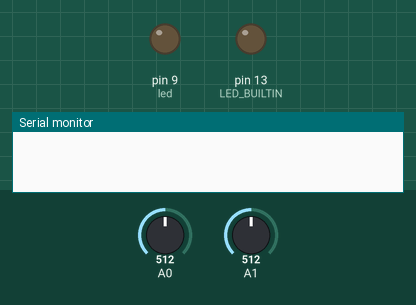
Bench run of a sketch on a simulated Arduino Uno, built with avr-gcc and run on an emulated ATmega328P. Shown: output pins drawn as LEDs (lit = HIGH), the last lines printed to the serial monitor. Inputs (shaded band) come from the test bench; at power-on: A0 = 512, A1 = 512.

Above: at 0.1 s.
At 19.1 s:
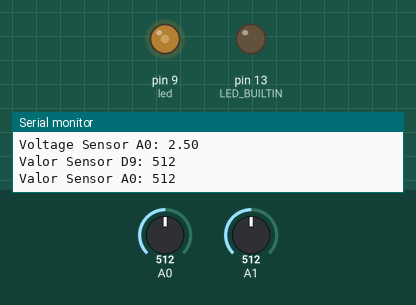
At 38.2 s:
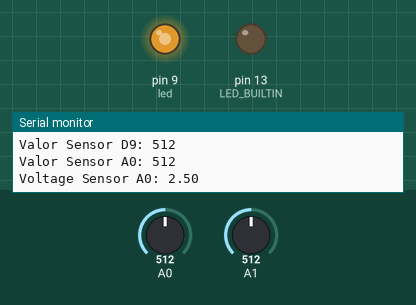
Timing chart, 0 to 40.0 s (numbered marks = the images above):
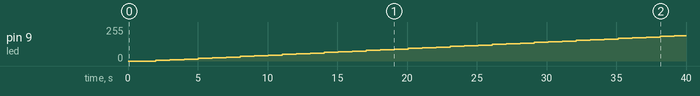

The sketch:

learning_script.ino
```cpp
/*
Learning script to understand how works arduino.
*/
// Memora_Arduino
// digitalRead ==> will read the value of the ouput 0 or 1
// analogRead ==> will read the real value of the output
int led = 9;
int brightness = 0;
int steps = 5;

// the setup routine runs once when you press reset:
void setup() {
  // initialize serial communication at 9600 bits per second:
  Serial.begin(9600);
  // define the Pin branch==> the PIN number where you want to do something.
  // LED_BUILTIN is the led on the Arduino and/or the PIN 13. you coul change it with the PIN NUMBER.
  pinMode(LED_BUILTIN, OUTPUT);
  pinMode(led,INPUT);
}

void blink_led() {
  digitalWrite(LED_BUILTIN, HIGH);   // turn the LED on (HIGH is the voltage level)
  delay(10);                       // wait for a second
  digitalWrite(LED_BUILTIN, LOW);    // turn the LED off by making the voltage LOW
  delay(10);
}

void increase_decrease() {
    analogWrite(led, brightness);
    brightness = brightness + steps;
      if (brightness <= 0 || brightness >= 255) {
    steps = -steps;
  }
  //delay(30);
  int sensorValue = analogRead(led);
  Serial.println((String)"Valor Sensor D"+led+ ": "+ sensorValue);
}


void read_push_button() {

  int buttonState = digitalRead(2);
  // print out the state of the button:
  // find the way to have more visible information on Serial Monitor
  Serial.println((String)"Valor Sensor D2: "+ buttonState);
  delay(1);

}
void read_potentio() {
  // read the input on analog pin 0:
  int sensorValue = analogRead(A0);
  // print out the value you read:
  delay(1000);
  Serial.println((String)"Valor Sensor A0: "+ sensorValue);
  float voltage = sensorValue * (5.0 / 1023.0);
  Serial.println((String)"Voltage Sensor A0: "+ voltage);

}
// the loop routine runs over and over again forever:
void loop() {

  read_potentio();
  //read_push_button();
  //blink_led();
  increase_decrease();
}
```

Measured:
- by itself, pin 9 (led): moves from 0/255 to 190/255 over 37.2 s
